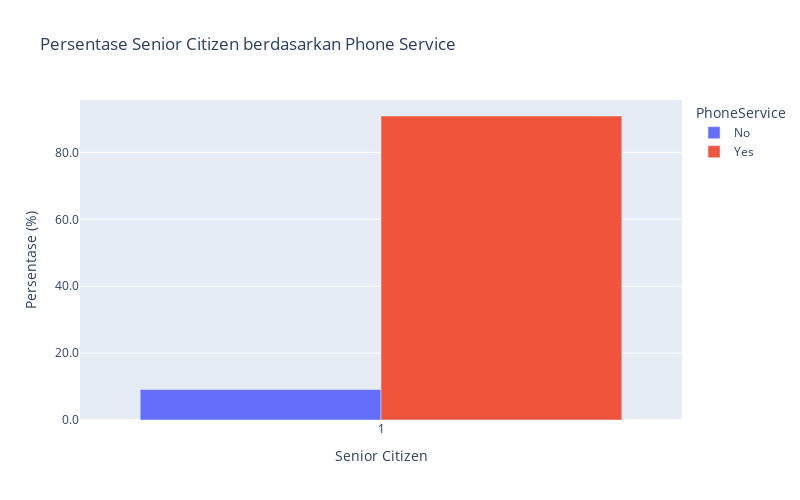

The cell this chart's notebook holds for it:
### Markdown cell above
berdasar data diatas antara **Senior Citizen** dan bukan Senior Citizen terhadap penggunaan phone service ternyata cukup jauh perbedaanya.<br>
**Senior Citizen** dengan pengguna **phone service** sebesar **14.7%** sementara yang **bukan Senior Citizen** sebesar **75,6%** dari seluruh citizen yang ada. dari data ini merupakan hal wajar karena karena kemukinan jumlah penduduk yang sudah lanjut usia memang sedikit jumlahnya jika dibandingkan dengan penduduk berusia muda, bisa juga karena yang telah lanjut usia sudah enggan untuk menggunakan peralatan elektronik.

### Code cell
# Filter data: hanya SeniorCitizen == 1
df_senior = df_grp[df_grp['SeniorCitizen'] == 1]

# Plot barplot dengan Plotly
fig = px.bar(
    df_senior,
    x='SeniorCitizen',
    y='Percentage',
    color='PhoneService',
    barmode='group',
    title='Persentase Senior Citizen berdasarkan Phone Service',
    width=800,
    height=500
)

fig.update_layout(
    xaxis_title='Senior Citizen',
    yaxis_title='Persentase (%)',
    yaxis_tickformat='.1f'
)

fig.show()

### Figure 1 — Plotly figure (JSON) as saved in the notebook; plotly's stock layout.template omitted (floating-point values rounded to 4 significant figures)
{"data": [{"alignmentgroup": "True", "hovertemplate": "PhoneService=No<br>SeniorCitizen=%{x}<br>Percentage=%{y}<extra></extra>", "legendgroup": "No", "marker": {"color": "#636efa", "pattern": {"shape": ""}}, "name": "No", "offsetgroup": "No", "orientation": "v", "showlegend": true, "textposition": "auto", "type": "bar", "x": [1], "xaxis": "x", "y": [9.11], "yaxis": "y"}, {"alignmentgroup": "True", "hovertemplate": "PhoneService=Yes<br>SeniorCitizen=%{x}<br>Percentage=%{y}<extra></extra>", "legendgroup": "Yes", "marker": {"color": "#EF553B", "pattern": {"shape": ""}}, "name": "Yes", "offsetgroup": "Yes", "orientation": "v", "showlegend": true, "textposition": "auto", "type": "bar", "x": [1], "xaxis": "x", "y": [90.89], "yaxis": "y"}], "layout": {"barmode": "group", "height": 500, "legend": {"title": {"text": "PhoneService"}, "tracegroupgap": 0}, "title": {"text": "Persentase Senior Citizen berdasarkan Phone Service"}, "width": 800, "xaxis": {"anchor": "y", "domain": [0, 1], "title": {"text": "Senior Citizen"}}, "yaxis": {"anchor": "x", "domain": [0, 1], "tickformat": ".1f", "title": {"text": "Persentase (%)"}}}}
